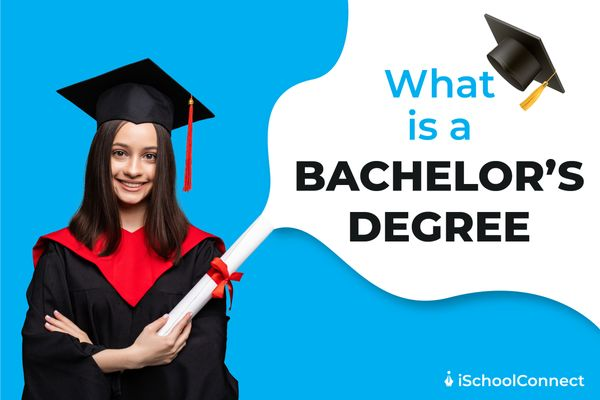
#> input picture Code/Image/images.jpg, 600 x 400 px, found by its file name
$ jupyter execute 'CSE_4876(Lab_4).ipynb'
#> lines starting #> are read from the running program, lines starting #| are printed output that depends on the picture; after the words box and inside, x2 and y2 are one past the last pixel; in counts of white or black regions, pixels touching at a corner belong together
[cell 1]
import cv2
import numpy as np
from matplotlib import pyplot as plt
img = cv2.imread('/content/images.jpg',0)
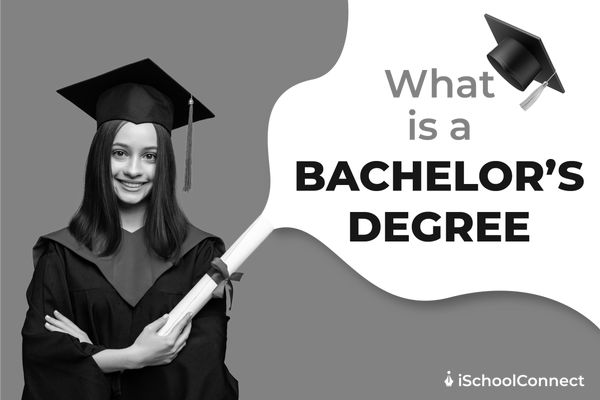
#> img: shape (400, 600); min 0, max 255, mean 148
# Get the dimensions of the image
[M, N] = img.shape
#> M = 400; N = 600
# Set the threshold value
T = 125

# Apply single thresholding
for i in range(M):
    for j in range(N):
        if img[i, j] > T:
            img[i, j] = 1  # Set pixel to white
        else:
            img[i, j] = 0    # Set pixel to black
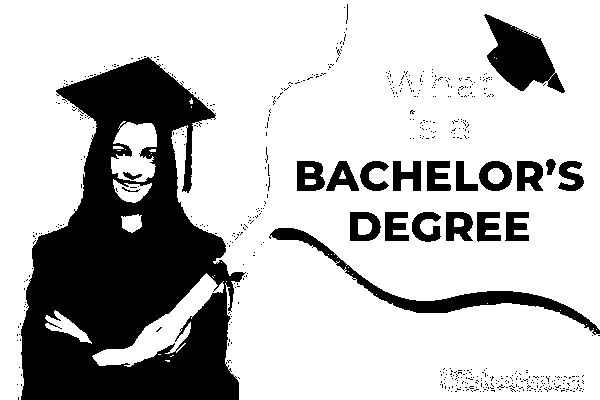
#> img: shape (400, 600); values 0 (black) and 1 (white), 74.7% white; 573 black regions (551 under 20 px), largest, box (x1, y1, x2, y2) and area: (21, 57, 246, 400) 44690, (269, 228, 600, 335) 3599, (484, 14, 565, 93) 3218

# Display the thresholded image
plt.imshow(img)
plt.title("Single Thresholding")
plt.show()

[cell 2]
import cv2
import numpy as np
from matplotlib import pyplot as plt
img = cv2.imread('/content/images.jpg',0)

[M,N]=(img.shape)
T1=125
T2=200
for i in range (M):
    for j in range(N):
        if (img[i,j] <=T2 and img[i,j] >=T1):
            pass
        else:
            img[i,j] =0
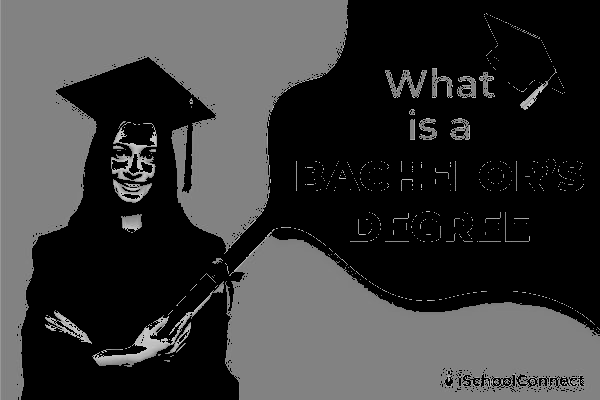
#> img: shape (400, 600); min 0, max 200, mean 56.7

plt.imshow(img)
plt.title("Dual Thresholding")

[cell 3]
import cv2
import numpy as np
from matplotlib import pyplot as plt

# Read the image in color mode
img_color = cv2.imread('/content/images.jpg')
#> img_color is the input picture: shape (400, 600, 3); mean B, G, R 192, 164.7, 98.4

# Convert the image to grayscale
img_gray = cv2.cvtColor(img_color, cv2.COLOR_BGR2GRAY)

# Get the dimensions of the grayscale image
[M, N] = img_gray.shape

# Set the threshold value
T = 125

# Apply single thresholding
for i in range(M):
    for j in range(N):
        if img_gray[i, j] >= T:
            img_gray[i, j] = 1  # Set pixel to white
        else:
            img_gray[i, j] = 0    # Set pixel to black
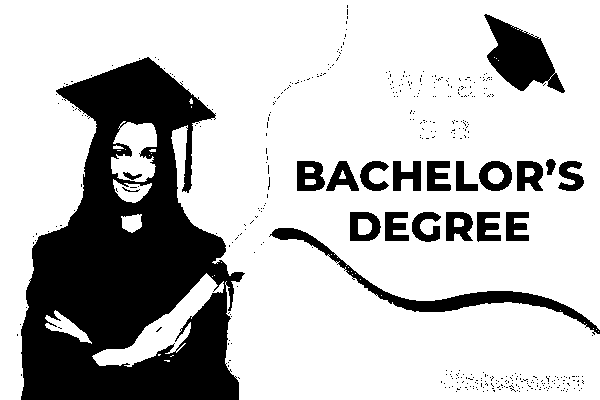
#> img_gray: shape (400, 600); values 0 (black) and 1 (white), 75% white; 416 black regions (395 under 20 px), largest, box (x1, y1, x2, y2) and area: (21, 57, 245, 400) 44590, (269, 228, 600, 335) 3311, (484, 14, 565, 93) 3215

# Display the thresholded image
plt.imshow(img_gray)
plt.title("Single Thresholding (Grayscale)")
plt.show()

[cell 4]
import cv2
import numpy as np
from matplotlib import pyplot as plt
img = cv2.imread('/content/images.jpg',0)

[M,N]=(img.shape)
T1=125
T2=200
for i in range (M):
    for j in range(N):
        if (img[i,j] <=T2 and img[i,j] >=T1):
            img[i,j] =255
        else:
            img[i,j] =0
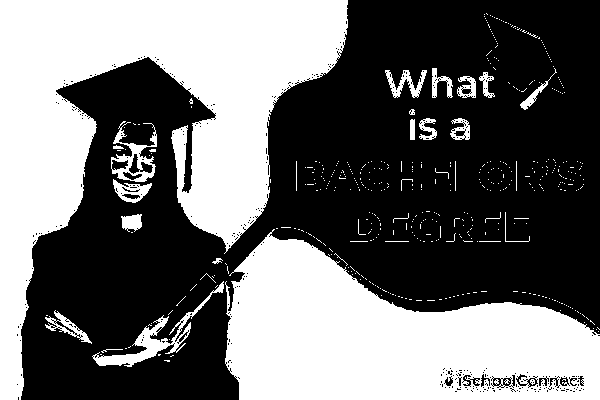
#> img: shape (400, 600); 42.8% white; 468 white regions (437 under 20 px), largest, box (x1, y1, x2, y2) and area: (0, 0, 348, 400) 55543, (225, 229, 600, 400) 40071, (92, 281, 224, 367) 1638

plt.imshow(img)
plt.title("First approach")

[cell 5]
[M,N]=(img.shape)
T1=125
T2=200
for i in range (M):
    for j in range(N):
        if (img[i,j] <=T2 and img[i,j] >=T1):
            img[i,j] =255
        else:
             pass

plt.imshow(img)
plt.title("Second approach")
